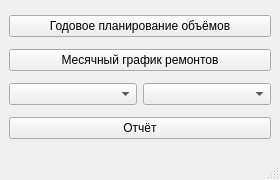
<?xml version="1.0" encoding="UTF-8"?>
<ui version="4.0">
 <class>MainWindow</class>
 <widget class="QMainWindow" name="MainWindow">
  <property name="geometry">
   <rect>
    <x>0</x>
    <y>0</y>
    <width>280</width>
    <height>180</height>
   </rect>
  </property>
  <property name="sizePolicy">
   <sizepolicy hsizetype="Fixed" vsizetype="Ignored">
    <horstretch>100</horstretch>
    <verstretch>100</verstretch>
   </sizepolicy>
  </property>
  <property name="minimumSize">
   <size>
    <width>280</width>
    <height>180</height>
   </size>
  </property>
  <property name="maximumSize">
   <size>
    <width>280</width>
    <height>180</height>
   </size>
  </property>
  <property name="windowTitle">
   <string>Planning-project</string>
  </property>
  <widget class="QWidget" name="centralwidget">
   <layout class="QHBoxLayout" name="horizontalLayout_2">
    <item>
     <layout class="QVBoxLayout" name="verticalLayout">
      <item>
       <widget class="QPushButton" name="pushButton">
        <property name="text">
         <string>Годовое планирование объёмов</string>
        </property>
       </widget>
      </item>
      <item>
       <widget class="QPushButton" name="pushButton_2">
        <property name="text">
         <string>Месячный график ремонтов</string>
        </property>
       </widget>
      </item>
      <item>
       <layout class="QHBoxLayout" name="horizontalLayout">
        <item>
         <widget class="QComboBox" name="comboBox">
          <item>
           <property name="text">
            <string/>
           </property>
          </item>
          <item>
           <property name="text">
            <string>ЕАМ121</string>
           </property>
          </item>
          <item>
           <property name="text">
            <string>ЕАМ607</string>
           </property>
          </item>
         </widget>
        </item>
        <item>
         <widget class="QComboBox" name="comboBox_2">
          <item>
           <property name="text">
            <string/>
           </property>
          </item>
          <item>
           <property name="text">
            <string>Год</string>
           </property>
          </item>
          <item>
           <property name="text">
            <string>Январь</string>
           </property>
          </item>
          <item>
           <property name="text">
            <string>Февраль</string>
           </property>
          </item>
          <item>
           <property name="text">
            <string>Март</string>
           </property>
          </item>
          <item>
           <property name="text">
            <string>Апрель</string>
           </property>
          </item>
          <item>
           <property name="text">
            <string>Май</string>
           </property>
          </item>
          <item>
           <property name="text">
            <string>Июнь</string>
           </property>
          </item>
          <item>
           <property name="text">
            <string>Июль</string>
           </property>
          </item>
          <item>
           <property name="text">
            <string>Август</string>
           </property>
          </item>
          <item>
           <property name="text">
            <string>Сентябрь</string>
           </property>
          </item>
          <item>
           <property name="text">
            <string>Октябрь</string>
           </property>
          </item>
          <item>
           <property name="text">
            <string>Ноябрь</string>
           </property>
          </item>
          <item>
           <property name="text">
            <string>Декабрь</string>
           </property>
          </item>
         </widget>
        </item>
       </layout>
      </item>
      <item>
       <widget class="QPushButton" name="pushButton_3">
        <property name="text">
         <string>Отчёт</string>
        </property>
       </widget>
      </item>
     </layout>
    </item>
   </layout>
  </widget>
  <widget class="QMenuBar" name="menubar">
   <property name="geometry">
    <rect>
     <x>0</x>
     <y>0</y>
     <width>280</width>
     <height>18</height>
    </rect>
   </property>
  </widget>
  <widget class="QStatusBar" name="statusbar"/>
 </widget>
 <resources/>
 <connections/>
</ui>
